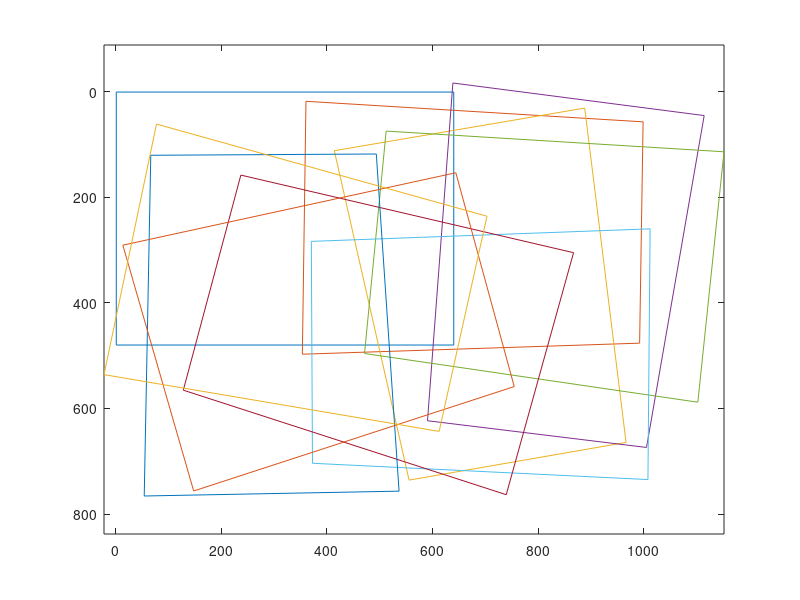

This chart was generated by the following MATLAB code: (Note: this script raises an error after producing the figure.)
clear
load sintetic1
%[ Homog, world_pts_x, world_pts_y]=part1(image_list, match_list, K, pointsw );

minx=min(world_pts_x(:));miny=min(world_pts_y(:));
maxx=max(world_pts_x(:));maxy=max(world_pts_y(:));
mosaico=zeros(fix(maxy-miny)+1,fix(maxx-minx)+1,3);
mosaico2=mosaico;
figure(1);
plot([world_pts_x world_pts_x(:,1)]',[world_pts_y world_pts_y(:,1)]');
axis ij;axis equal;
%just for fun
for i=1:length(image_list)
    im2=imread(image_list{i});
    tt=projective2d(Homog{i,1}');
    im3c1=imwarp(uint8(ones(size(im2))),tt,'OutputView',imref2d([size(mosaico,1) size(mosaico,2)],[minx maxx],[miny maxy]));
    im3c=imwarp(im2,tt,'OutputView',imref2d([size(mosaico,1) size(mosaico,2)],[minx maxx],[miny maxy]));
    mosaico=mosaico+double(im3c);
    mosaico2=mosaico2+double(im3c1);    
    figure(2);imagesc(im3c);
    figure(3);imagesc((mosaico./mosaico2)/255);
    drawnow;pause;
end
